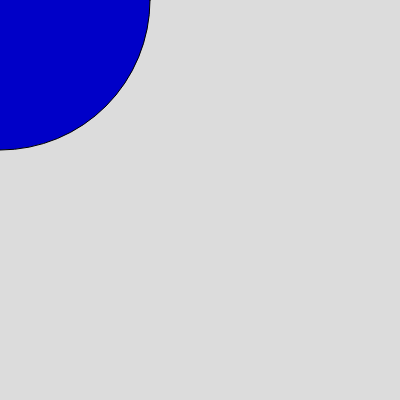
Frame 1 (no input)
Frame 60 (no input): identical to frame 1, image omitted
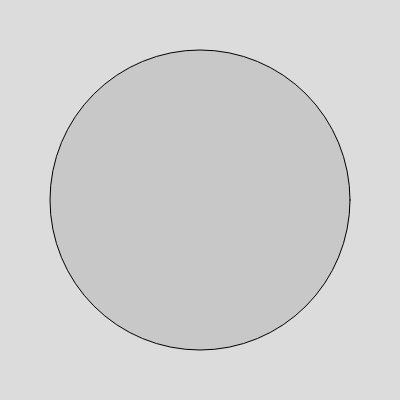
Frame 120 (the mouse pressed at the canvas centre since frame 60)

The p5.js sketch that drew these frames (run headless with seeded random() and noise() and a simulated clock; from frame 60 on, the mouse is pressed at the canvas centre):

// p5.js sketch
// ── sketch.js
function setup() {
  createCanvas(400, 400);
}

function draw() {
  background(220);
	fill(mouseX, mouseY, 200);
	ellipse(mouseX, mouseY, 300, 300);
}
